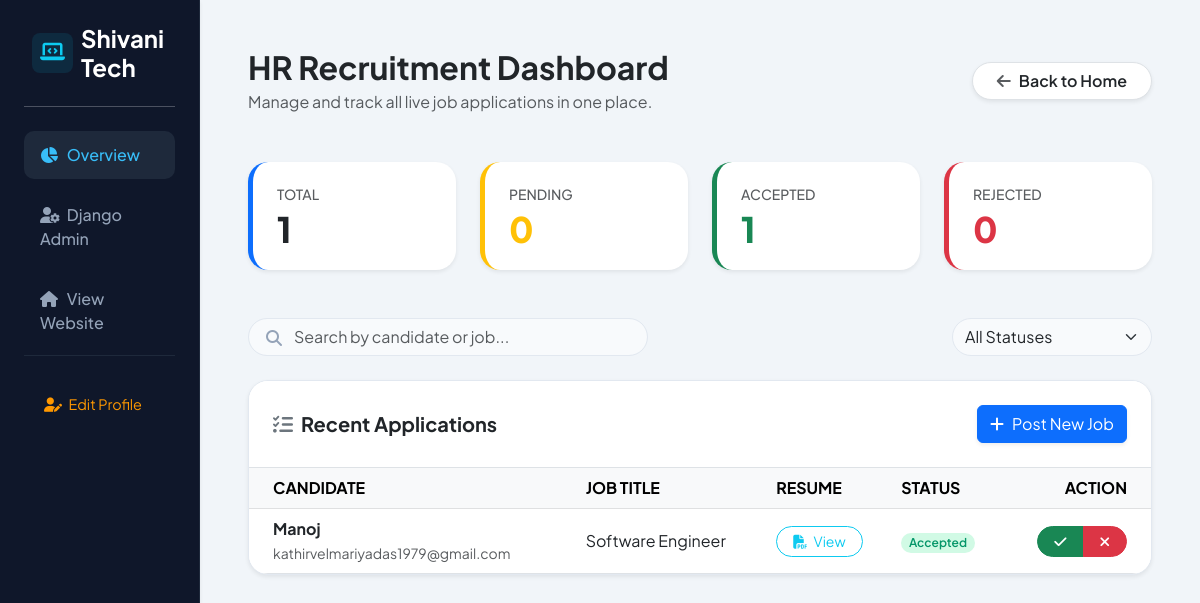
The app's page /hr-panel/ (signed in) with its own data.
### core/models.py (models this page shows, shortened)
class JobApplication(models.Model):
    user = models.ForeignKey(User, on_delete=models.CASCADE, related_name='applications')
    job = models.ForeignKey(JobOpening, on_delete=models.CASCADE, related_name='applications')
    status = models.CharField(max_length=20, default='Pending')
    applied_at = models.DateTimeField(auto_now_add=True)
    phone_number = models.CharField(max_length=15, null=True, blank=True)
    designation = models.CharField(max_length=100) # தேவைப்பட்டால் இதைச் சேர்க்கவும்
    skills = models.TextField()
    address = models.TextField(null=True, blank=True)
    tenth_percentage = models.DecimalField(max_digits=5, decimal_places=2, null=True, blank=True)
    twelfth_percentage = models.DecimalField(max_digits=5, decimal_places=2, null=True, blank=True)
    college_cgpa = models.DecimalField(max_digits=4, decimal_places=2, null=True, blank=True)
    resume = models.FileField(upload_to='resumes/', null=True, blank=True)

class User(AbstractUser):
    ROLE_CHOICES = (
        ('candidate', 'Candidate'),
        ('hr', 'HR'),
        ('admin', 'Admin'),
    )
    role = models.CharField(max_length=20, choices=ROLE_CHOICES, default='candidate')
    phone_number = models.CharField(max_length=15, blank=True, null=True)
    groups = models.ManyToManyField("auth.Group", related_name="core_user_groups", blank=True)
    user_permissions = models.ManyToManyField("auth.Permission", related_name="core_user_permissions", blank=True)
    class Meta:
        verbose_name = "User"
        verbose_name_plural = "Users"

class JobOpening(models.Model):
    company = models.ForeignKey(Company, on_delete=models.CASCADE, related_name='job_openings')
    title = models.CharField(max_length=255)
    category = models.ForeignKey(Category, on_delete=models.SET_NULL, null=True)
    designation = models.ForeignKey(Designation, on_delete=models.SET_NULL, null=True)
    location = models.ForeignKey(Location, on_delete=models.SET_NULL, null=True)
    skills = models.ManyToManyField(Skill)
    salary_range = models.CharField(max_length=100)
    experience_required = models.IntegerField(help_text="In Years")
    qualification = models.CharField(max_length=255)
    description = models.TextField()
    created_at = models.DateTimeField(auto_now_add=True)
    hr = models.ForeignKey(User, on_delete=models.CASCADE, null=True, blank=True)
    title = models.CharField(max_length=200)

### core/views.py (the view)
# urls.py: path('hr-panel/', views.hr_dashboard, name='hr_dashboard'),
@login_required(login_url='hr_login')
def hr_dashboard(request):
    if request.user.is_superuser:
        my_companies = Company.objects.all()
        all_applications = JobApplication.objects.all().order_by('-id')
    else:
        my_companies = Company.objects.filter(hr=request.user)
        if not my_companies.exists():
            messages.error(request, "You are not assigned to any company HR profile.")
            return redirect('home')
        all_applications = JobApplication.objects.filter(job__company__in=my_companies).order_by('-id')
    context = {
        'applications': all_applications,
        'companies': my_companies,
        'total': all_applications.count(),
        'accepted': all_applications.filter(status='Accepted').count(),
        'pending': all_applications.filter(status='Pending').count(),
        'rejected': all_applications.filter(status='Rejected').count(),
    }
    return render(request, 'core/hr_dashboard.html', context)

### core/templates/core/hr_dashboard.html (shortened to what this page needs)
<!DOCTYPE html>
<html lang="en">
<head>
    <link href="https://cdn.jsdelivr.net/npm/bootstrap@5.3.0/dist/css/bootstrap.min.css" rel="stylesheet">
    <link href="https://cdnjs.cloudflare.com/ajax/libs/font-awesome/6.4.0/css/all.min.css" rel="stylesheet">
</head>
<body>
<div class="container-fluid">
    <div class="row">
        <div class="col-md-3 col-lg-2 sidebar p-4 d-none d-md-block shadow-sm">
            <div class="d-flex align-items-center mb-4 ps-2">
                <span class="p-2 bg-info bg-opacity-10 text-info rounded-3 me-2">
                    <i class="fa-solid fa-laptop-code fs-5"></i>
                </span>
                <h4 class="fw-bold m-0 text-white">Shivani Tech</h4>
            </div>
            <hr class="opacity-10 text-white mb-4">
            <ul class="nav flex-column gap-1">
                <li class="nav-item">
                    <a class="nav-link active" href="#"><i class="fa-solid fa-chart-pie"></i> Overview</a>
                </li>
                <li class="nav-item">
                    <a class="nav-link" href="/admin/" target="_blank"><i class="fa-solid fa-user-gear"></i> Django Admin</a>
                </li>
                <li class="nav-item">
                    <a class="nav-link" href="{% url 'home' %}"><i class="fa-solid fa-house"></i> View Website</a>
                </li>
            </ul>
            <div class="hr-profile-section">
                <a href="{% url 'edit_hr_profile' %}" style="color: #ff9800; text-decoration: none; font-size: 0.9rem;">
                    <i class="fa-solid fa-user-edit me-1"></i> Edit Profile
                </a>
            </div>
        </div>
        <div class="col-md-9 col-lg-10 p-4 p-md-5">
            <div class="d-flex flex-column flex-sm-row justify-content-between align-items-start align-items-sm-center mb-5 gap-3">
                <div>
                    <h2 class="fw-bold text-dark m-0">HR Recruitment Dashboard</h2>
                    <p class="text-muted m-0 mt-1">Manage and track all live job applications in one place.</p>
                </div>
                <a href="{% url 'home' %}" class="btn btn-white bg-white text-dark border rounded-pill px-4 fw-semibold shadow-sm">
                    <i class="fa-solid fa-arrow-left me-2 text-muted"></i>Back to Home
                </a>
            </div>
            <div class="row g-4 mb-5">
                <div class="col-6 col-lg-3"><div class="card stat-card p-4 shadow-sm border-start border-primary border-5"><h6 class="text-muted small text-uppercase">Total</h6><div class="card-counter text-dark">{{ total }}</div></div></div>
                <div class="col-6 col-lg-3"><div class="card stat-card p-4 shadow-sm border-start border-warning border-5"><h6 class="text-muted small text-uppercase">Pending</h6><div class="card-counter text-warning">{{ pending }}</div></div></div>
                <div class="col-6 col-lg-3"><div class="card stat-card p-4 shadow-sm border-start border-success border-5"><h6 class="text-muted small text-uppercase">Accepted</h6><div class="card-counter text-success">{{ accepted }}</div></div></div>
                <div class="col-6 col-lg-3"><div class="card stat-card p-4 shadow-sm border-start border-danger border-5"><h6 class="text-muted small text-uppercase">Rejected</h6><div class="card-counter text-danger">{{ rejected }}</div></div></div>
            </div>
            <div class="d-flex flex-column flex-md-row gap-3 justify-content-between align-items-center mb-4">
                <div class="position-relative w-100" style="max-width: 400px;">
                    <i class="fa-solid fa-magnifying-glass search-icon"></i>
                    <input type="text" id="dashboardSearch" class="form-control search-box py-2.5" placeholder="Search by candidate or job...">
                </div>
                <div class="w-100" style="max-width: 200px;">
                    <select id="statusFilter" class="form-select filter-select py-2.5">
                        <option value="all">All Statuses</option>
                    </select>
                </div>
            </div>
          <div class="table-container shadow-sm bg-white">
    <div class="bg-white border-bottom p-4 d-flex justify-content-between align-items-center">
        <h5 class="fw-bold m-0 text-dark"><i class="fa-solid fa-list-check me-2 text-secondary"></i>Recent Applications</h5>
        <a href="{% url 'hr_add_job' %}" class="btn btn-primary shadow-sm"><i class="fa-solid fa-plus me-2"></i>Post New Job</a>
    </div>
    <div class="table-responsive">
        <table class="table align-middle mb-0" id="applicationsTable">
            <thead class="table-light text-uppercase fs-7 text-muted">
                <tr>
                    <th class="ps-4">Candidate</th>
                    <th>Job Title</th>
                    <th>Resume</th>
                    <th>Status</th>
                    <th class="text-end pe-4">Action</th>
                </tr>
            </thead>
            <tbody>
                {% for app in applications %}
                <tr class="application-row" data-status="{{ app.status|lower }}">
                    <td class="ps-4">
                        <div class="fw-bold candidate-name">{{ app.user.username|capfirst }}</div>
                        <small class="text-muted candidate-email">{{ app.user.email }}</small>
                    </td>
                    <td><span class="job-title">{{ app.job.title }}</span></td>
                    <td>
                        {% if app.resume %}
                        <a href="{{ app.resume.url }}" target="_blank" class="btn btn-sm btn-outline-info rounded-pill px-3">
                            <i class="fa-solid fa-file-pdf me-1"></i> View
                        </a>
                        {% endif %}
                    </td>
                    <td>
                        <span class="badge rounded-pill {% if app.status == 'Pending' %}badge-pending{% elif app.status == 'Accepted' %}badge-accepted{% else %}badge-rejected{% endif %}">
                            {{ app.status }}
                        </span>
                    </td>
                    <td class="text-end pe-4">
                        <div class="btn-group">
                            <a href="{% url 'update_status' app.id 'Accepted' %}" class="btn btn-sm btn-success rounded-start-pill px-3">
                                <i class="fa-solid fa-check"></i>
                            </a>
                            <a href="{% url 'update_status' app.id 'Rejected' %}" class="btn btn-sm btn-danger rounded-end-pill px-3">
                                <i class="fa-solid fa-xmark"></i>
                            </a>
                        </div>
                    </td>
                </tr>
                {% endfor %}
            </tbody>
        </table>
    </div>
</div>
</body>
</html>

### core/templates/core/hr_dashboard.html (style rules this page uses)
body { font-family: 'Plus Jakarta Sans', sans-serif; background-color: #f1f5f9; }
.sidebar { background-color: #0f172a; min-height: 100vh; color: white; border-right: 1px solid #1e293b; display: flex; flex-direction: column; }
.sidebar .nav-link { color: #94a3b8; transition: all 0.3s; border-radius: 10px; margin-bottom: 8px; padding: 12px 16px; font-weight: 500; }
.sidebar .nav-link:hover, .sidebar .nav-link.active { background-color: #1e293b; color: #38bdf8; }
.sidebar .nav-link i { width: 24px; }
.stat-card { border: none; border-radius: 20px; transition: all 0.3s ease; background: white; }
.card-counter { font-size: 2.2rem; font-weight: 800; line-height: 1; }
.table-container { background: white; border-radius: 20px; border: 1px solid #e2e8f0; overflow: hidden; }
.badge-accepted { background-color: #d1fae5; color: #059669; font-weight: 600; }
.search-box { border-radius: 30px; padding-left: 45px; background-color: #f8fafc; border: 1px solid #e2e8f0; }
.search-icon { position: absolute; left: 18px; top: 12px; color: #94a3b8; }
.filter-select { border-radius: 30px; background-color: #f8fafc; border: 1px solid #e2e8f0; padding-right: 35px; }
.hr-profile-section { margin-top: auto; padding: 20px; border-top: 1px solid #1e293b; }

### records on screen
JobApplication: user.username "Manoj", user.email "kathirvelmariyadas1979@gmail.com", job "Software Engineer", status "Accepted"

### other values on screen
{{ total }} "1"
{{ pending }} "0"
{{ accepted }} "1"
{{ rejected }} "0"
